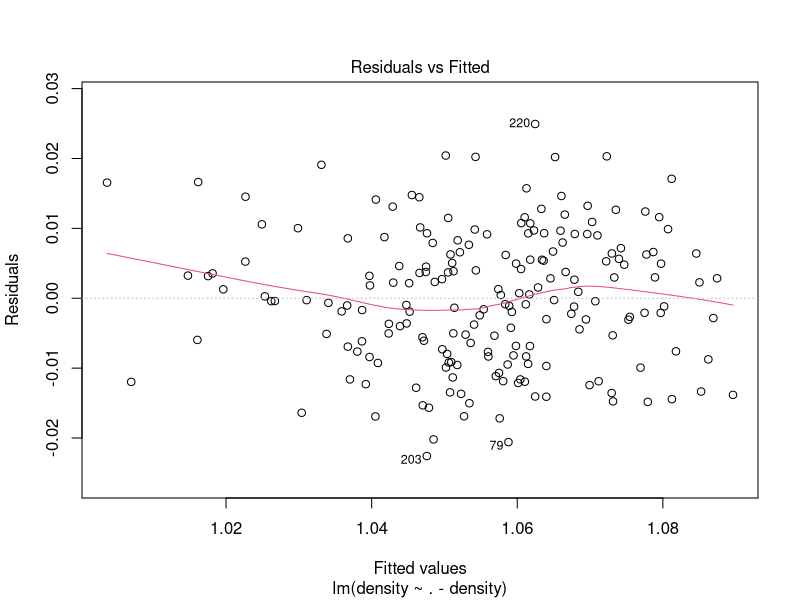
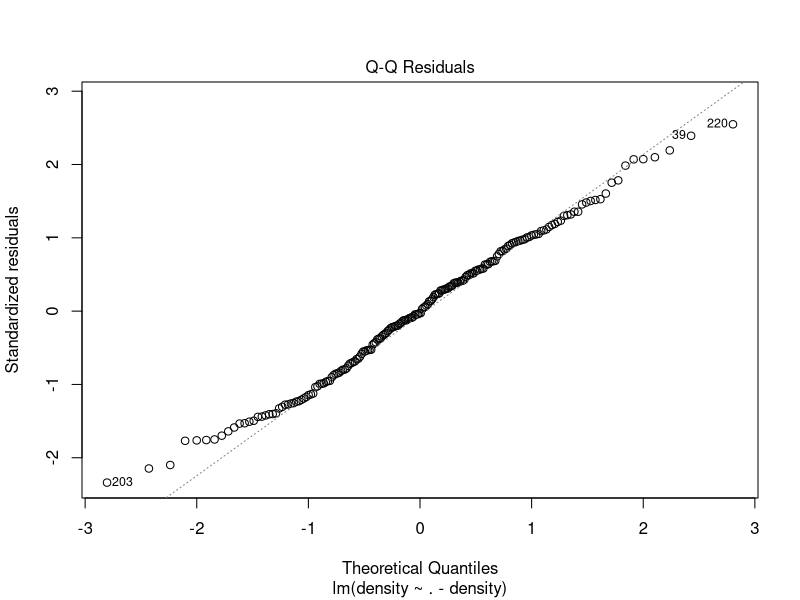
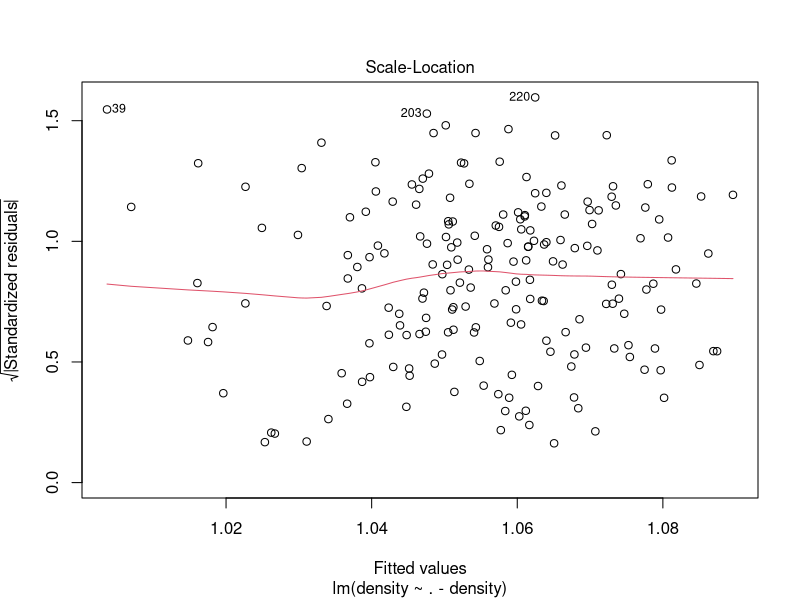
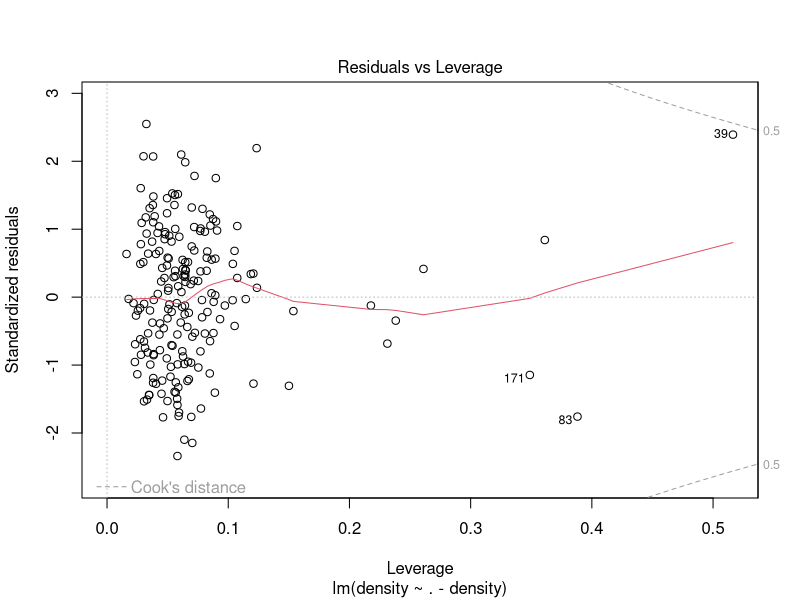

Write the R code that produced these figures, in order. (Note: this script raises an error after producing the figures.)
library(leaps)
library(caret)

SI <- function(men){
  # Function to convert the non-SI units to SI 
  men$weight <- c(1/2.2*men$weight)
  men$height <- c(2.54*men$height)
  return(men)
} 

# Import data 
fatmen = read.csv("bodyfatmen.csv")

# Converting non-SI units to SI units
fatmen = SI(fatmen)

# Splitting data in two datasets
## 80% of the sample size
smp_size <- floor(0.8 * nrow(fatmen))

## set the seed to make the partition reproducible
set.seed(1)
train_ind <- sample(seq_len(nrow(fatmen)), size = smp_size)
men_train = fatmen[train_ind,]
men_test = fatmen[-train_ind,]


# Computing a full model
model = lm(density ~ .-density, data = men_train) 
summary(model)
plot(model)

# Computing best subset models 
regfit.best = regsubsets(density~., data = men_train, nvmax = 13)

#Finding best reduced models
#ols_step_all_possible(model)
best_model = ols_step_best_subset(model)

# # Set up repeated k-fold cross validation   
# train.control <- trainControl(method = "repeatedcv", number = 10, repeats = 20)
# # Train the model 
# step.model <- train(density~. -density, data = men_train,
#                   tuneGrid = data.frame(nvmax = 1:13),
#                   method = "leapForward",

#                   trControl = train.control
# )
# 
# 
# plot(step.model$results$RMSE, pch = 19, type = "b", ylab="RMSE")

## k-fold cross validation: recall

predict.regsubsets <- function(object, newdata, id,...) {
  form <- as.formula(object$call[[2]])
  mat <- model.matrix(form, newdata)
  coefi <- coef(object, id = id)
  xvars <- names(coefi)
  mat[,xvars]%*%coefi
}


k = 10
set.seed(1)
folds = sample (1: k , nrow ( men_train ) , replace = TRUE )
cv.errors = matrix(NA, k, 13, dimnames = list(NULL,paste (1:13)))



for(j in 1:k){
  best.fit = regsubsets(density~., data = men_train[folds != j,], nvmax = 13)
  for(i in 1:13){
    pred <- predict(best.fit, men_train[folds == j,] , id = i)
    cv.errors[j,i] = mean((men_train$density[folds == j]-pred)^2)
  }
}

mean.cv.errors = apply(cv.errors, 2, mean)
par(mfrow = c(1 ,1))
plot(mean.cv.errors, type = 'b')

reg.best = regsubsets(density~., data = men_train, nvmax = 13)
coef(reg.best, 4)
